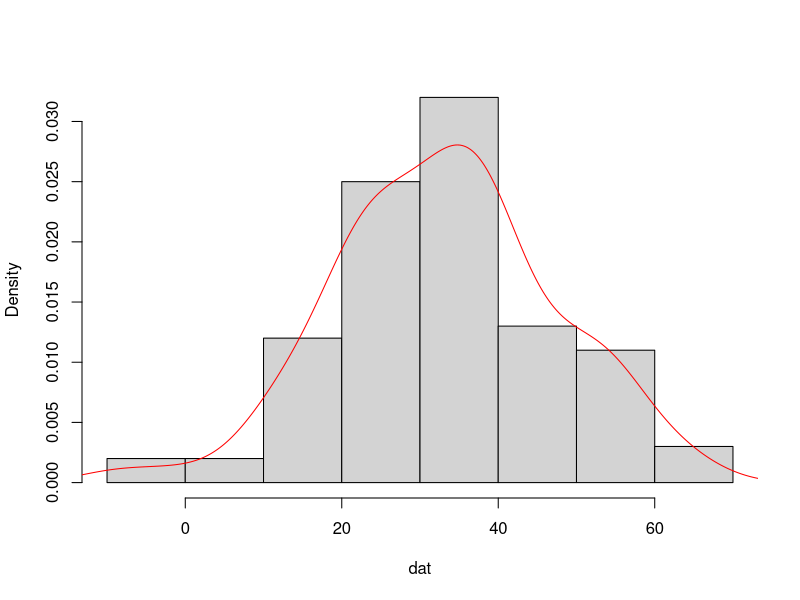
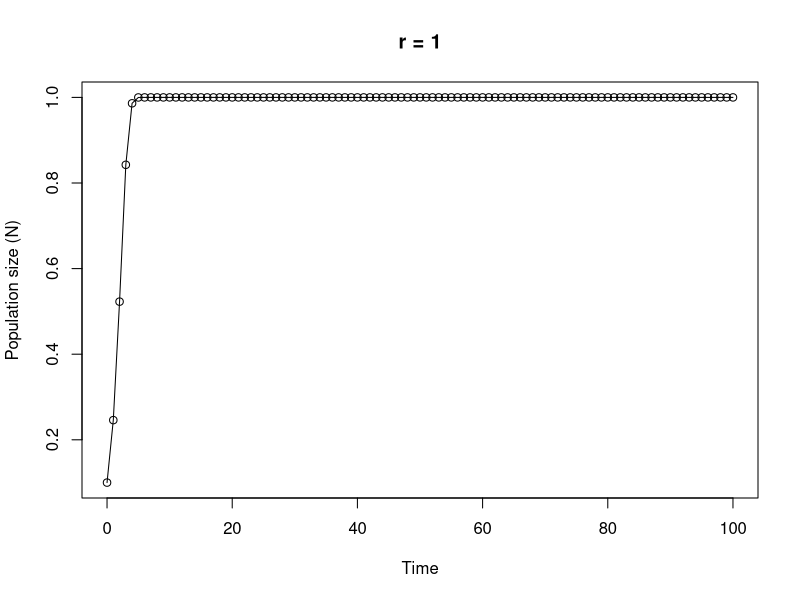

These figures' R source, in order:
## ----Q1, results = 'asis'------------------------------------------------------------------------------------------------------------------------

# area of a circle
# the equation to calculate the area of a circle is pi * radius^2

circle.area <- function(d){ 
	pi * (d/2)^2
}

# to use your new function

circle.area(10)
# [1] 78.53982

# to test on a vector of diameters
# first create a vector with diameters ranging from 0 to 50 in steps of 10

cir.diam <- seq(from = 0, to = 50, by = 10)

# test your function

circle.area(cir.diam)
# [1]    0.00000   78.53982  314.15927  706.85835 1256.63706 1963.49541


## ----Q2, tidy = TRUE-----------------------------------------------------------------------------------------------------------------------------

far.cent <- function(a){
	val <- (a-32)*5/9
	print(paste("Fahrenheit: ", round(a, digits = 3), "oF",sep = " "), quote = FALSE)# round 3dp
	print(paste("Centigrade: ", round(val, digits = 3), "oC", sep = " "), quote = FALSE)# round 3dp
}

# alternative Fahrenheit to centigrade using cat function

far.cent2 <- function(a){
	val <- (a - 32) * 5/9	#calculation
	cat("Fahrenheit: ", round(a, digits = 3), "oF", "\n")   # use cat function
	cat("Centigrade: ", round(val, digits = 3), "oC", "\n")   
}



## ----Q3------------------------------------------------------------------------------------------------------------------------------------------

# Create a vector of normally distributed data
# length 100, mean 35 and standard deviation of 29

vals <- rnorm(100, 35, 15)	# create some norm dist data mean 35, sd = 15

summary.fun <- function(dat){
	mymean <- round(mean(dat), digits = 4)      	# calc mean
	mymedian <- round(median(dat), digits = 4)    # calc median
	mymin <- round(min(dat), digits = 4)          # calc min
	mymax <- round(max(dat), digits = 4)          # calc max
	print(paste("mean:", mymean, sep = " "), quote = FALSE)     # print mean
	print(paste("median:", mymedian, sep = " "), quote = FALSE)     # print median
	print(paste("range:", "from:", mymin, "to", mymax, sep = " "), quote = FALSE) 
	dens <- density(dat)                          # estimate density curve
	hist(dat, main = "",type = "l",freq = FALSE)  # plot histogram
	lines(dens, lty = 1, col = "red")             # plot density curve
}

# use the function
summary.fun(vals)


## ----Q4------------------------------------------------------------------------------------------------------------------------------------------

# calculate a median

ourmedian <- function(x){
	n <- length(x)
	if (n %% 2 == 1)      # odd numbers
	  sort(x)[(n + 1)/2]  # find the middle number by adding 1 to length and div 2
	else {                # even numbers
	  middletwo <- sort(x)[(n/2) + 0:1]   #find the two middle numbers
	  mean(middletwo)
	  }
}

# use the function
mydat <- sample(1:50, size = 10, replace = TRUE )

# our function
ourmedian(mydat)

# R median function
median(mydat)


## ----Q5, tidy = TRUE-----------------------------------------------------------------------------------------------------------------------------

# function to simulate Ricker model

Ricker.model <- function(nzero, r, time, K=1){     # sets initial parameters
  N <- numeric(time + 1)    # creates a real vector of length time+1 to store values of Nt+1
  N[1] <- nzero             # sets initial population size in first element of N
  for (i in 1:time) {				# loops over time
      N[i+1] <- N[i]*exp(r*(1 - N[i]/K))    
  }
  Time <- 0:time   					 # creates vector for x axis
  plot(Time, N, type = "o", xlim = c(0, time), xlab = "Time", ylab = "Population size (N)", main = paste("r =", r, sep=" "))   # plots     output
}

# To run
# play around with the different parameters, especially r
Ricker.model(nzero=0.1,r=1,time=100)
